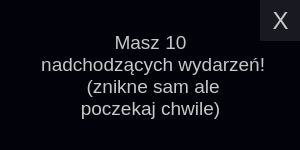
<?xml version="1.0" encoding="UTF-8"?>
<ui version="4.0">
 <class>Notify</class>
 <widget class="QWidget" name="Notify">
  <property name="geometry">
   <rect>
    <x>0</x>
    <y>0</y>
    <width>300</width>
    <height>150</height>
   </rect>
  </property>
  <property name="windowTitle">
   <string>Form</string>
  </property>
  <property name="styleSheet">
   <string notr="true">background-color: #02020B;</string>
  </property>
  <widget class="QPushButton" name="pushButton">
   <property name="geometry">
    <rect>
     <x>260</x>
     <y>0</y>
     <width>41</width>
     <height>41</height>
    </rect>
   </property>
   <property name="font">
    <font>
     <pointsize>18</pointsize>
    </font>
   </property>
   <property name="styleSheet">
    <string notr="true">border: none;
background-color: rgb(25,25, 34);
color: #C8C8C8;</string>
   </property>
   <property name="text">
    <string>X</string>
   </property>
  </widget>
  <widget class="QLabel" name="notifyLabel">
   <property name="geometry">
    <rect>
     <x>10</x>
     <y>20</y>
     <width>281</width>
     <height>111</height>
    </rect>
   </property>
   <property name="font">
    <font>
     <pointsize>14</pointsize>
    </font>
   </property>
   <property name="styleSheet">
    <string notr="true">color: #C8C8C8;
background-color: rgba(0,0,0,0);</string>
   </property>
   <property name="text">
    <string>Masz 10 
 nadchodzących wydarzeń! 
 (znikne sam ale 
poczekaj chwile)</string>
   </property>
   <property name="alignment">
    <set>Qt::AlignCenter</set>
   </property>
  </widget>
 </widget>
 <resources/>
 <connections/>
</ui>
